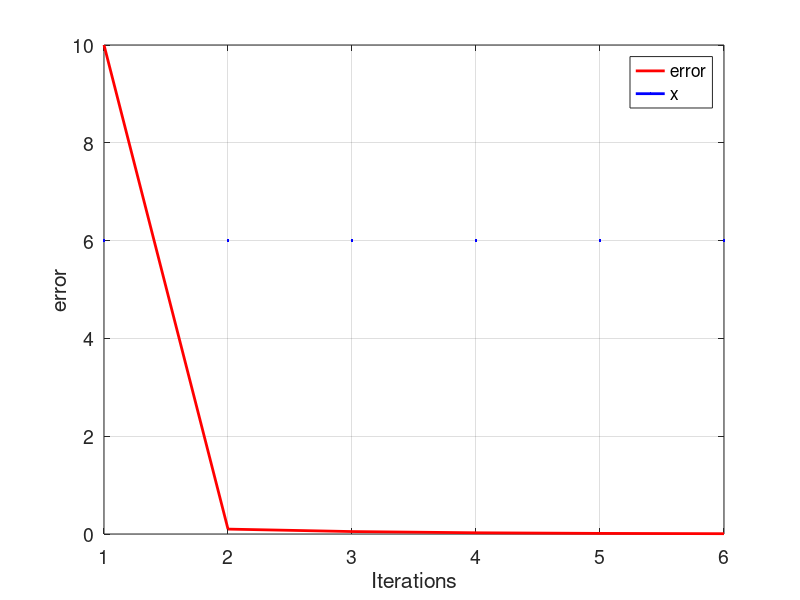

The MATLAB script that drew this image:
xl=0.5

i=1

xu=0.7

e(i)=10

while (e(i)>0.01)
    
    xr=(xl+xu)/2
    
    gxl= sin(xl)-csc(xl)+1
    gxr= sin(xr)-csc(xr)+1
    gxu= sin(xu)-csc(xu)+1
    
    if (gxl*gxr < 0)
        xu=xr;
        e(i+1)=abs(xr-xl)
    end
    
    if (gxu*gxr < 0)
        xl=xr;
        e(i+1)= abs(xu-xr)
    end
    
    i=i+1;
    
    if (gxu*gxr==0)
        xr=xr;
    end
    
end

tamanio = size(e);
ite= 1:1:tamanio(2);
figure ('DefaultAxesFontsize', 14)
set (gcf, 'color', 'white');
plot(ite,e,'color',[1 0 0],'LineWidth',2);
grid on
hold on
plot(ite,i,'color',[0 0 1],'LineWidth',2)
xlabel('Iterations')
ylabel('error')
legend ('error','x')